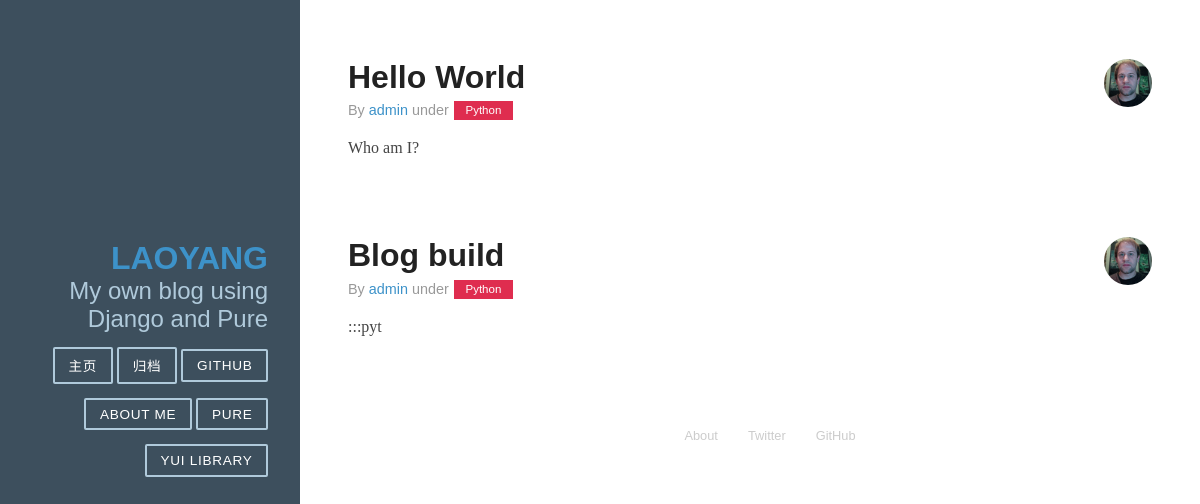
Before: / with the older database file.
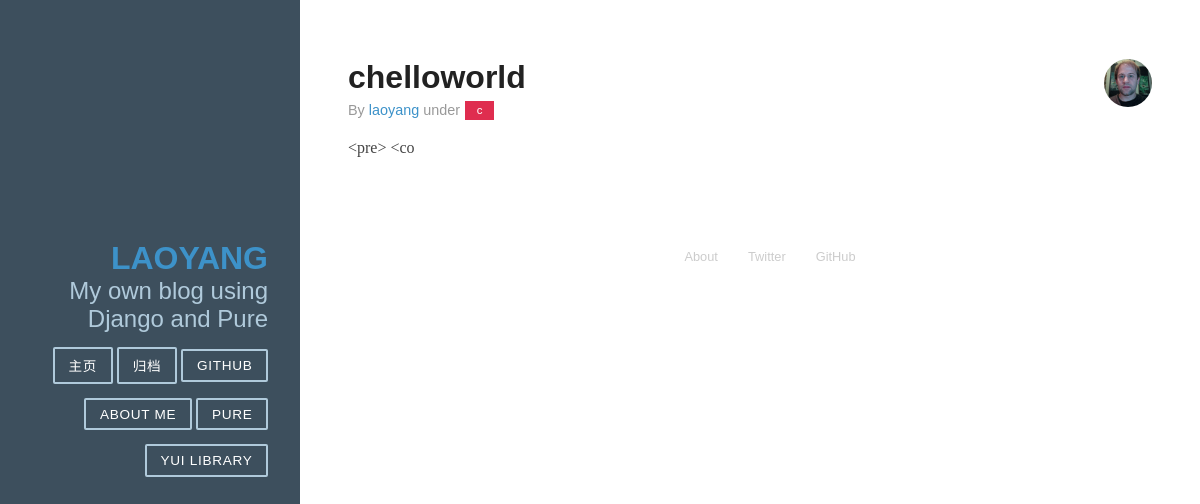
After: the same page with the newer database file.
### article/models.py (models this page shows, shortened)
class Article(models.Model):
    title 	    = models.CharField(max_length=100)
    author      = models.CharField(max_length=100)
    category 	= models.CharField(max_length=100, blank=True)
    datetime 	= models.DateTimeField(auto_now_add=True)
    content 	= RichTextField('content')

### article/views.py (the view)
# urls.py: url(r'^$', 'article.views.home', name='home'),
def home(request):
    art = Article.objects.all()
    return render(request, 'home.html', {'artlist': art})

### article/templates/home.html
{% extends "base.html" %}
{% block content %}
<div class="posts">
    {% for art in artlist %}
        <section class="post">
            <header class="post-header">
                <img class="post-avatar" alt="Eric Ferraiuolo&#x27;s avatar" height="48" width="48" src="static/image/ericf-avatar.png">
                <a href="{% url "detail" id=art.id %}"><h2 class="post-title">{{ art.title }}</h2></a>
                <p class="post-meta">
                    By <a class="post-author" href="#">{{ art.author }}</a> under <a class="post-category post-category-js" href="#">{{ art.category }}</a>
                </p>
            </header>
            <div class="post-description">
                <p> {{ art.content | slice:'10'}} </p>
            </div>
        </section>
    {% endfor %}
</div>
{% endblock %}

### article/templates/base.html (shortened to what this page needs)
<!doctype html>
<html lang="en">
<head>
    <link rel="stylesheet" href="/static/css/pure-min.css">
    <link rel="stylesheet" href="/static/css/grids-responsive-min.css">
    <link rel="stylesheet" href="/static/css/blog.css">
    <link rel="stylesheet" href="/static/css/monokai_sublime.min.css">
</head>
<body>
<div id="layout" class="pure-g">
    <div class="sidebar pure-u-1 pure-u-md-1-4">
        <div class="header">
            <h1 class="brand-title"><a href="{% url "home" %}">Laoyang</a></h1>
            <h2 class="brand-tagline">My own blog using Django and Pure</h2>
            <nav class="nav">
                <ul class="nav-list">
                    <li class="nav-item">
                        <a class="pure-button" href="http://yuilibrary.com">主页</a>
                    </li>
                    <li class="nav-item">
                        <a class="pure-button" href="http://yuilibrary.com">归档</a>
                    </li>
                    <li class="nav-item">
                        <a class="pure-button" href="http://github.com/laoyang103">Github</a>
                    </li>
                    <li class="nav-item">
                        <a class="pure-button" href="http://github.com/laoyang103">About Me</a>
                    </li>
                    <li class="nav-item">
                        <a class="pure-button" href="http://purecss.io">Pure</a>
                    </li>
                    <li class="nav-item">
                        <a class="pure-button" href="http://yuilibrary.com">YUI Library</a>
                    </li>
                </ul>
            </nav>
        </div>
    </div>
    <div class="content pure-u-1 pure-u-md-3-4">
        <div>
            {% block content %}
            {% endblock %}
            <div class="footer">
                <div class="pure-menu pure-menu-horizontal">
                    <ul>
                        <li class="pure-menu-item"><a href="http://purecss.io/" class="pure-menu-link">About</a></li>
                        <li class="pure-menu-item"><a href="http://twitter.com/yuilibrary/" class="pure-menu-link">Twitter</a></li>
                        <li class="pure-menu-item"><a href="http://github.com/yahoo/pure/" class="pure-menu-link">GitHub</a></li>
                    </ul>
                </div>
            </div>
        </div>
    </div>
</div>
</body>
</html>

### article/static/css/pure-min.css (style rules this page uses)
html { font-family:sans-serif;-ms-text-size-adjust:100%;-webkit-text-size-adjust:100% }
body { margin:0 }
article,aside,details,figcaption,figure,footer,header,hgroup,main,menu,nav,section,summary { display:block }
a { background-color:transparent }
h1 { font-size:2em;margin:.67em 0 }
img { border:0 }
.pure-g { letter-spacing:-.31em;*letter-spacing:normal;*word-spacing:-.43em;text-rendering:optimizespeed;font-family:FreeSans,Arimo,"Droid Sans",Helvetica,Arial,sans-serif;display:-webkit-flex;-webkit-flex-flow:row wrap;display:-ms-flexbox;-ms-flex-flow:row wrap;-ms-align-content:flex-start;-webkit-align-content:flex-start;align-content:flex-start }
.pure-g [class *="pure-u"] { font-family:sans-serif }
.pure-u-1,.pure-u-1-1,.pure-u-1-2,.pure-u-1-3,.pure-u-2-3,.pure-u-1-4,.pure-u-3-4,.pure-u-1-5,.pure-u-2-5,.pure-u-3-5,.pure-u-4-5,.pure-u-5-5,.pure-u-1-6,.pure-u-5-6,.pure-u-1-8,.pure-u-3-8,.pure-u-5-8,.pure-u-7-8,.pure-u-1-12,.pure-u-5-12,.pure-u-7-12,.pure-u-11-12,.pure-u-1-24,.pure-u-2-24,.pure-u-3-24,.pure-u-4-24,.pure-u-5-24,.pure-u-6-24,.pure-u-7-24,.pure-u-8-24,.pure-u-9-24,.pure-u-10-24,.pure-u-11-24,.pure-u-12-24,.pure-u-13-24,.pure-u-14-24,.pure-u-15-24,.pure-u-16-24,.pure-u-17-24,.pure-u-18-24,.pure-u-19-24,.pure-u-20-24,.pure-u-21-24,.pure-u-22-24,.pure-u-23-24,.pure-u-24-24 { display:inline-block;*display:inline;zoom:1;letter-spacing:normal;word-spacing:normal;vertical-align:top;text-rendering:auto }
.pure-u-1,.pure-u-1-1,.pure-u-5-5,.pure-u-24-24 { width:100% }
.pure-button { display:inline-block;zoom:1;line-height:normal;white-space:nowrap;vertical-align:middle;text-align:center;cursor:pointer;-webkit-user-drag:none;-webkit-user-select:none;-moz-user-select:none;-ms-user-select:none;user-select:none;-webkit-box-sizing:border-box;-moz-box-sizing:border-box;box-sizing:border-box }
.pure-button { font-family:inherit;font-size:100%;padding:.5em 1em;color:#444;color:rgba(0,0,0,.8);border:1px solid #999;border:0 rgba(0,0,0,0);background-color:#E6E6E6;text-decoration:none;border-radius:2px }
.pure-menu { -webkit-box-sizing:border-box;-moz-box-sizing:border-box;box-sizing:border-box }
.pure-menu-list,.pure-menu-item { position:relative }
.pure-menu-item { padding:0;margin:0;height:100% }
.pure-menu-link,.pure-menu-heading { display:block;text-decoration:none;white-space:nowrap }
.pure-menu-horizontal { width:100%;white-space:nowrap }
.pure-menu-horizontal .pure-menu-item,.pure-menu-horizontal .pure-menu-heading,.pure-menu-horizontal .pure-menu-separator { display:inline-block;*display:inline;zoom:1;vertical-align:middle }
.pure-menu-link { color:#777 }
.pure-menu-link,.pure-menu-disabled,.pure-menu-heading { padding:.5em 1em }

### article/static/css/grids-responsive-min.css (style rules this page uses)
@media screen and (min-width:48em) { .pure-u-md-1,.pure-u-md-1-1,.pure-u-md-1-2,.pure-u-md-1-3,.pure-u-md-2-3,.pure-u-md-1-4,.pure-u-md-3-4,.pure-u-md-1-5,.pure-u-md-2-5,.pure-u-md-3-5,.pure-u-md-4-5,.pure-u-md-5-5,.pure-u-md-1-6,.pure-u-md-5-6,.pure-u-md-1-8,.pure-u-md-3-8,.pure-u-md-5-8,.pure-u-md-7-8,.pure-u-md-1-12,.pure-u-md-5-12,.pure-u-md-7-12,.pure-u-md-11-12,.pure-u-md-1-24,.pure-u-md-2-24,.pure-u-md-3-24,.pure-u-md-4-24,.pure-u-md-5-24,.pure-u-md-6-24,.pure-u-md-7-24,.pure-u-md-8-24,.pure-u-md-9-24,.pure-u-md-10-24,.pure-u-md-11-24,.pure-u-md-12-24,.pure-u-md-13-24,.pure-u-md-14-24,.pure-u-md-15-24,.pure-u-md-16-24,.pure-u-md-17-24,.pure-u-md-18-24,.pure-u-md-19-24,.pure-u-md-20-24,.pure-u-md-21-24,.pure-u-md-22-24,.pure-u-md-23-24,.pure-u-md-24-24 { display:inline-block;*display:inline;zoom:1;letter-spacing:normal;word-spacing:normal;vertical-align:top;text-rendering:auto } }
@media screen and (min-width:48em) { .pure-u-md-1-4,.pure-u-md-6-24 { width:25%;*width:24.969% } }
@media screen and (min-width:48em) { .pure-u-md-3-4,.pure-u-md-18-24 { width:75%;*width:74.969% } }

Changed rows visible on the page:
removed Article: title "Blog build", author "admin", category "Python", content ":::pyt"
changed Article: title "Hello World" → "chelloworld"; author "admin" → "laoyang"; category "Python" → "c"; content "Who am I?" → "<pre> <co"
